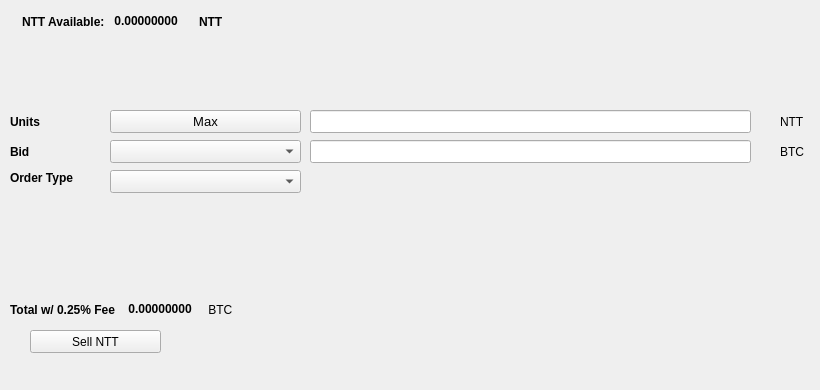
   <widget class="QWidget" name="SellTab">
    <attribute name="title">
     <string>Sell</string>
    </attribute>
    <widget class="QLabel" name="label_16">
     <property name="geometry">
      <rect>
       <x>780</x>
       <y>140</y>
       <width>31</width>
       <height>23</height>
      </rect>
     </property>
     <property name="text">
      <string>BTC</string>
     </property>
    </widget>
    <widget class="QComboBox" name="SellBidcomboBox">
     <property name="geometry">
      <rect>
       <x>110</x>
       <y>140</y>
       <width>191</width>
       <height>23</height>
      </rect>
     </property>
     <property name="font">
      <font>
       <pointsize>10</pointsize>
      </font>
     </property>
    </widget>
    <widget class="QLabel" name="label_18">
     <property name="geometry">
      <rect>
       <x>10</x>
       <y>110</y>
       <width>46</width>
       <height>23</height>
      </rect>
     </property>
     <property name="font">
      <font>
       <weight>75</weight>
       <bold>true</bold>
      </font>
     </property>
     <property name="text">
      <string>Units</string>
     </property>
    </widget>
    <widget class="QPushButton" name="Sell_Max_Amount">
     <property name="geometry">
      <rect>
       <x>110</x>
       <y>110</y>
       <width>191</width>
       <height>23</height>
      </rect>
     </property>
     <property name="font">
      <font>
       <pointsize>10</pointsize>
      </font>
     </property>
     <property name="text">
      <string>Max</string>
     </property>
    </widget>
    <widget class="QLabel" name="label_20">
     <property name="geometry">
      <rect>
       <x>10</x>
       <y>170</y>
       <width>91</width>
       <height>16</height>
      </rect>
     </property>
     <property name="font">
      <font>
       <weight>75</weight>
       <bold>true</bold>
      </font>
     </property>
     <property name="text">
      <string>Order Type</string>
     </property>
    </widget>
    <widget class="QComboBox" name="SellOrdertypeCombo">
     <property name="geometry">
      <rect>
       <x>110</x>
       <y>170</y>
       <width>191</width>
       <height>23</height>
      </rect>
     </property>
     <property name="font">
      <font>
       <pointsize>10</pointsize>
      </font>
     </property>
    </widget>
    <widget class="QLabel" name="label_21">
     <property name="geometry">
      <rect>
       <x>10</x>
       <y>140</y>
       <width>46</width>
       <height>23</height>
      </rect>
     </property>
     <property name="font">
      <font>
       <weight>75</weight>
       <bold>true</bold>
      </font>
     </property>
     <property name="text">
      <string>Bid</string>
     </property>
    </widget>
    <widget class="QLabel" name="label_22">
     <property name="geometry">
      <rect>
       <x>780</x>
       <y>110</y>
       <width>31</width>
       <height>23</height>
      </rect>
     </property>
     <property name="text">
      <string>NTT</string>
     </property>
    </widget>
    <widget class="QLineEdit" name="UnitsInputNTT">
     <property name="geometry">
      <rect>
       <x>310</x>
       <y>110</y>
       <width>441</width>
       <height>23</height>
      </rect>
     </property>
     <property name="font">
      <font>
       <pointsize>9</pointsize>
       <weight>75</weight>
       <bold>true</bold>
      </font>
     </property>
    </widget>
    <widget class="QLineEdit" name="SellBidPriceEdit">
     <property name="geometry">
      <rect>
       <x>310</x>
       <y>140</y>
       <width>441</width>
       <height>23</height>
      </rect>
     </property>
     <property name="font">
      <font>
       <pointsize>9</pointsize>
       <weight>75</weight>
       <bold>true</bold>
      </font>
     </property>
    </widget>
    <widget class="QPushButton" name="SellNTTBTN">
     <property name="geometry">
      <rect>
       <x>30</x>
       <y>330</y>
       <width>131</width>
       <height>23</height>
      </rect>
     </property>
     <property name="text">
      <string>Sell NTT</string>
     </property>
     <property name="icon">
      <iconset resource="../nanite">
       <normaloff>:/icons/bitcoin</normaloff>:/icons/bitcoin</iconset>
     </property>
    </widget>
    <widget class="QWidget" name="layoutWidget3">
     <property name="geometry">
      <rect>
       <x>22</x>
       <y>12</y>
       <width>258</width>
       <height>19</height>
      </rect>
     </property>
     <layout class="QHBoxLayout" name="horizontalLayout">
      <item>
       <widget class="QLabel" name="label232_2">
        <property name="font">
         <font>
          <weight>75</weight>
          <bold>true</bold>
         </font>
        </property>
        <property name="text">
         <string>NTT Available:</string>
        </property>
       </widget>
      </item>
      <item>
       <widget class="QLabel" name="NTTAvailableLabel">
        <property name="palette">
         <palette>
          <active>
           <colorrole role="WindowText">
            <brush brushstyle="SolidPattern">
             <color alpha="255">
              <red>0</red>
              <green>0</green>
              <blue>0</blue>
             </color>
            </brush>
           </colorrole>
           <colorrole role="Button">
            <brush brushstyle="SolidPattern">
             <color alpha="255">
              <red>0</red>
              <green>170</green>
              <blue>0</blue>
             </color>
            </brush>
           </colorrole>
           <colorrole role="Light">
            <brush brushstyle="SolidPattern">
             <color alpha="255">
              <red>0</red>
              <green>255</green>
              <blue>0</blue>
             </color>
            </brush>
           </colorrole>
           <colorrole role="Midlight">
            <brush brushstyle="SolidPattern">
             <color alpha="255">
              <red>0</red>
              <green>212</green>
              <blue>0</blue>
             </color>
            </brush>
           </colorrole>
           <colorrole role="Dark">
            <brush brushstyle="SolidPattern">
             <color alpha="255">
              <red>0</red>
              <green>85</green>
              <blue>0</blue>
             </color>
            </brush>
           </colorrole>
           <colorrole role="Mid">
            <brush brushstyle="SolidPattern">
             <color alpha="255">
              <red>0</red>
              <green>113</green>
              <blue>0</blue>
             </color>
            </brush>
           </colorrole>
           <colorrole role="Text">
            <brush brushstyle="SolidPattern">
             <color alpha="255">
              <red>0</red>
              <green>170</green>
              <blue>0</blue>
             </color>
            </brush>
           </colorrole>
           <colorrole role="BrightText">
            <brush brushstyle="SolidPattern">
             <color alpha="255">
              <red>255</red>
              <green>255</green>
              <blue>255</blue>
             </color>
            </brush>
           </colorrole>
           <colorrole role="ButtonText">
            <brush brushstyle="SolidPattern">
             <color alpha="255">
              <red>0</red>
              <green>0</green>
              <blue>0</blue>
             </color>
            </brush>
           </colorrole>
           <colorrole role="Base">
            <brush brushstyle="SolidPattern">
             <color alpha="255">
              <red>255</red>
              <green>255</green>
              <blue>255</blue>
             </color>
            </brush>
           </colorrole>
           <colorrole role="Window">
            <brush brushstyle="SolidPattern">
             <color alpha="255">
              <red>0</red>
              <green>170</green>
              <blue>0</blue>
             </color>
            </brush>
           </colorrole>
           <colorrole role="Shadow">
            <brush brushstyle="SolidPattern">
             <color alpha="255">
              <red>0</red>
              <green>0</green>
              <blue>0</blue>
             </color>
            </brush>
           </colorrole>
           <colorrole role="AlternateBase">
            <brush brushstyle="SolidPattern">
             <color alpha="255">
              <red>127</red>
              <green>212</green>
              <blue>127</blue>
             </color>
            </brush>
           </colorrole>
           <colorrole role="ToolTipBase">
            <brush brushstyle="SolidPattern">
             <color alpha="255">
              <red>255</red>
              <green>255</green>
              <blue>220</blue>
             </color>
            </brush>
           </colorrole>
           <colorrole role="ToolTipText">
            <brush brushstyle="SolidPattern">
             <color alpha="255">
              <red>0</red>
              <green>0</green>
              <blue>0</blue>
             </color>
            </brush>
           </colorrole>
          </active>
          <inactive>
           <colorrole role="WindowText">
            <brush brushstyle="SolidPattern">
             <color alpha="255">
              <red>0</red>
              <green>0</green>
              <blue>0</blue>
             </color>
            </brush>
           </colorrole>
           <colorrole role="Button">
            <brush brushstyle="SolidPattern">
             <color alpha="255">
              <red>0</red>
              <green>170</green>
              <blue>0</blue>
             </color>
            </brush>
           </colorrole>
           <colorrole role="Light">
            <brush brushstyle="SolidPattern">
             <color alpha="255">
              <red>0</red>
              <green>255</green>
              <blue>0</blue>
             </color>
            </brush>
           </colorrole>
           <colorrole role="Midlight">
            <brush brushstyle="SolidPattern">
             <color alpha="255">
              <red>0</red>
              <green>212</green>
              <blue>0</blue>
             </color>
            </brush>
           </colorrole>
           <colorrole role="Dark">
            <brush brushstyle="SolidPattern">
             <color alpha="255">
              <red>0</red>
              <green>85</green>
              <blue>0</blue>
             </color>
            </brush>
           </colorrole>
           <colorrole role="Mid">
            <brush brushstyle="SolidPattern">
             <color alpha="255">
              <red>0</red>
              <green>113</green>
              <blue>0</blue>
             </color>
            </brush>
           </colorrole>
           <colorrole role="Text">
            <brush brushstyle="SolidPattern">
             <color alpha="255">
              <red>0</red>
              <green>170</green>
              <blue>0</blue>
             </color>
            </brush>
           </colorrole>
           <colorrole role="BrightText">
            <brush brushstyle="SolidPattern">
             <color alpha="255">
              <red>255</red>
              <green>255</green>
              <blue>255</blue>
             </color>
            </brush>
           </colorrole>
           <colorrole role="ButtonText">
            <brush brushstyle="SolidPattern">
             <color alpha="255">
              <red>0</red>
              <green>0</green>
              <blue>0</blue>
             </color>
            </brush>
           </colorrole>
           <colorrole role="Base">
            <brush brushstyle="SolidPattern">
             <color alpha="255">
              <red>255</red>
              <green>255</green>
              <blue>255</blue>
             </color>
            </brush>
           </colorrole>
           <colorrole role="Window">
            <brush brushstyle="SolidPattern">
             <color alpha="255">
              <red>0</red>
              <green>170</green>
              <blue>0</blue>
             </color>
            </brush>
           </colorrole>
           <colorrole role="Shadow">
            <brush brushstyle="SolidPattern">
             <color alpha="255">
              <red>0</red>
              <green>0</green>
              <blue>0</blue>
             </color>
            </brush>
           </colorrole>
           <colorrole role="AlternateBase">
            <brush brushstyle="SolidPattern">
             <color alpha="255">
              <red>127</red>
              <green>212</green>
              <blue>127</blue>
             </color>
            </brush>
           </colorrole>
           <colorrole role="ToolTipBase">
            <brush brushstyle="SolidPattern">
             <color alpha="255">
              <red>255</red>
              <green>255</green>
              <blue>220</blue>
             </color>
            </brush>
           </colorrole>
           <colorrole role="ToolTipText">
            <brush brushstyle="SolidPattern">
             <color alpha="255">
              <red>0</red>
              <green>0</green>
              <blue>0</blue>
             </color>
            </brush>
           </colorrole>
          </inactive>
          <disabled>
           <colorrole role="WindowText">
            <brush brushstyle="SolidPattern">
             <color alpha="255">
              <red>0</red>
              <green>85</green>
              <blue>0</blue>
             </color>
            </brush>
           </colorrole>
           <colorrole role="Button">
            <brush brushstyle="SolidPattern">
             <color alpha="255">
              <red>0</red>
              <green>170</green>
              <blue>0</blue>
             </color>
            </brush>
           </colorrole>
           <colorrole role="Light">
            <brush brushstyle="SolidPattern">
             <color alpha="255">
              <red>0</red>
              <green>255</green>
              <blue>0</blue>
             </color>
            </brush>
           </colorrole>
           <colorrole role="Midlight">
            <brush brushstyle="SolidPattern">
             <color alpha="255">
              <red>0</red>
              <green>212</green>
              <blue>0</blue>
             </color>
            </brush>
           </colorrole>
           <colorrole role="Dark">
            <brush brushstyle="SolidPattern">
             <color alpha="255">
              <red>0</red>
              <green>85</green>
              <blue>0</blue>
             </color>
            </brush>
           </colorrole>
           <colorrole role="Mid">
            <brush brushstyle="SolidPattern">
             <color alpha="255">
              <red>0</red>
              <green>113</green>
              <blue>0</blue>
             </color>
            </brush>
           </colorrole>
           <colorrole role="Text">
            <brush brushstyle="SolidPattern">
             <color alpha="255">
              <red>0</red>
              <green>85</green>
              <blue>0</blue>
             </color>
            </brush>
           </colorrole>
           <colorrole role="BrightText">
            <brush brushstyle="SolidPattern">
             <color alpha="255">
              <red>255</red>
              <green>255</green>
              <blue>255</blue>
             </color>
            </brush>
           </colorrole>
           <colorrole role="ButtonText">
            <brush brushstyle="SolidPattern">
             <color alpha="255">
              <red>0</red>
              <green>85</green>
              <blue>0</blue>
             </color>
            </brush>
           </colorrole>
           <colorrole role="Base">
            <brush brushstyle="SolidPattern">
             <color alpha="255">
              <red>0</red>
              <green>170</green>
              <blue>0</blue>
             </color>
            </brush>
           </colorrole>
           <colorrole role="Window">
            <brush brushstyle="SolidPattern">
             <color alpha="255">
              <red>0</red>
              <green>170</green>
              <blue>0</blue>
             </color>
            </brush>
           </colorrole>
           <colorrole role="Shadow">
            <brush brushstyle="SolidPattern">
             <color alpha="255">
              <red>0</red>
              <green>0</green>
              <blue>0</blue>
             </color>
            </brush>
           </colorrole>
           <colorrole role="AlternateBase">
            <brush brushstyle="SolidPattern">
             <color alpha="255">
              <red>0</red>
              <green>170</green>
              <blue>0</blue>
             </color>
            </brush>
           </colorrole>
           <colorrole role="ToolTipBase">
            <brush brushstyle="SolidPattern">
             <color alpha="255">
              <red>255</red>
              <green>255</green>
              <blue>220</blue>
             </color>
            </brush>
           </colorrole>
           <colorrole role="ToolTipText">
            <brush brushstyle="SolidPattern">
             <color alpha="255">
              <red>0</red>
              <green>0</green>
              <blue>0</blue>
             </color>
            </brush>
           </colorrole>
          </disabled>
         </palette>
        </property>
        <property name="font">
         <font>
          <weight>75</weight>
          <bold>true</bold>
         </font>
        </property>
        <property name="text">
         <string> 0.00000000 </string>
        </property>
        <property name="textInteractionFlags">
         <set>Qt::LinksAccessibleByMouse|Qt::TextSelectableByKeyboard|Qt::TextSelectableByMouse</set>
        </property>
       </widget>
      </item>
      <item>
       <widget class="QLabel" name="labelNTT">
        <property name="font">
         <font>
          <weight>75</weight>
          <bold>true</bold>
         </font>
        </property>
        <property name="text">
         <string>NTT</string>
        </property>
       </widget>
      </item>
     </layout>
    </widget>
    <widget class="QWidget" name="layoutWidget">
     <property name="geometry">
      <rect>
       <x>10</x>
       <y>300</y>
       <width>268</width>
       <height>19</height>
      </rect>
     </property>
     <layout class="QHBoxLayout" name="horizontalLayout_2">
      <item>
       <widget class="QLabel" name="label_19">
        <property name="font">
         <font>
          <weight>75</weight>
          <bold>true</bold>
         </font>
        </property>
        <property name="text">
         <string>Total w/ 0.25% Fee </string>
        </property>
       </widget>
      </item>
      <item>
       <widget class="QLabel" name="SellCostLabel">
        <property name="palette">
         <palette>
          <active>
           <colorrole role="WindowText">
            <brush brushstyle="SolidPattern">
             <color alpha="255">
              <red>0</red>
              <green>0</green>
              <blue>0</blue>
             </color>
            </brush>
           </colorrole>
           <colorrole role="Button">
            <brush brushstyle="SolidPattern">
             <color alpha="255">
              <red>0</red>
              <green>170</green>
              <blue>0</blue>
             </color>
            </brush>
           </colorrole>
           <colorrole role="Light">
            <brush brushstyle="SolidPattern">
             <color alpha="255">
              <red>0</red>
              <green>255</green>
              <blue>0</blue>
             </color>
            </brush>
           </colorrole>
           <colorrole role="Midlight">
            <brush brushstyle="SolidPattern">
             <color alpha="255">
              <red>0</red>
              <green>212</green>
              <blue>0</blue>
             </color>
            </brush>
           </colorrole>
           <colorrole role="Dark">
            <brush brushstyle="SolidPattern">
             <color alpha="255">
              <red>0</red>
              <green>85</green>
              <blue>0</blue>
             </color>
            </brush>
           </colorrole>
           <colorrole role="Mid">
            <brush brushstyle="SolidPattern">
             <color alpha="255">
              <red>0</red>
              <green>113</green>
              <blue>0</blue>
             </color>
            </brush>
           </colorrole>
           <colorrole role="Text">
            <brush brushstyle="SolidPattern">
             <color alpha="255">
              <red>0</red>
              <green>170</green>
              <blue>0</blue>
             </color>
            </brush>
           </colorrole>
           <colorrole role="BrightText">
            <brush brushstyle="SolidPattern">
             <color alpha="255">
              <red>255</red>
              <green>255</green>
              <blue>255</blue>
             </color>
            </brush>
           </colorrole>
           <colorrole role="ButtonText">
            <brush brushstyle="SolidPattern">
             <color alpha="255">
              <red>0</red>
              <green>0</green>
              <blue>0</blue>
             </color>
            </brush>
           </colorrole>
           <colorrole role="Base">
            <brush brushstyle="SolidPattern">
             <color alpha="255">
              <red>255</red>
              <green>255</green>
              <blue>255</blue>
             </color>
            </brush>
           </colorrole>
           <colorrole role="Window">
            <brush brushstyle="SolidPattern">
             <color alpha="255">
              <red>0</red>
              <green>170</green>
              <blue>0</blue>
             </color>
            </brush>
           </colorrole>
           <colorrole role="Shadow">
            <brush brushstyle="SolidPattern">
             <color alpha="255">
              <red>0</red>
              <green>0</green>
              <blue>0</blue>
             </color>
            </brush>
           </colorrole>
           <colorrole role="AlternateBase">
            <brush brushstyle="SolidPattern">
             <color alpha="255">
              <red>127</red>
              <green>212</green>
              <blue>127</blue>
             </color>
            </brush>
           </colorrole>
           <colorrole role="ToolTipBase">
            <brush brushstyle="SolidPattern">
             <color alpha="255">
              <red>255</red>
              <green>255</green>
              <blue>220</blue>
             </color>
            </brush>
           </colorrole>
           <colorrole role="ToolTipText">
            <brush brushstyle="SolidPattern">
             <color alpha="255">
              <red>0</red>
              <green>0</green>
              <blue>0</blue>
             </color>
            </brush>
           </colorrole>
          </active>
          <inactive>
           <colorrole role="WindowText">
            <brush brushstyle="SolidPattern">
             <color alpha="255">
              <red>0</red>
              <green>0</green>
              <blue>0</blue>
             </color>
            </brush>
           </colorrole>
           <colorrole role="Button">
            <brush brushstyle="SolidPattern">
             <color alpha="255">
              <red>0</red>
              <green>170</green>
              <blue>0</blue>
             </color>
            </brush>
           </colorrole>
           <colorrole role="Light">
            <brush brushstyle="SolidPattern">
             <color alpha="255">
              <red>0</red>
              <green>255</green>
              <blue>0</blue>
             </color>
            </brush>
           </colorrole>
           <colorrole role="Midlight">
            <brush brushstyle="SolidPattern">
             <color alpha="255">
              <red>0</red>
              <green>212</green>
              <blue>0</blue>
             </color>
            </brush>
           </colorrole>
           <colorrole role="Dark">
            <brush brushstyle="SolidPattern">
             <color alpha="255">
              <red>0</red>
              <green>85</green>
              <blue>0</blue>
             </color>
            </brush>
           </colorrole>
           <colorrole role="Mid">
            <brush brushstyle="SolidPattern">
             <color alpha="255">
              <red>0</red>
              <green>113</green>
              <blue>0</blue>
             </color>
            </brush>
           </colorrole>
           <colorrole role="Text">
            <brush brushstyle="SolidPattern">
             <color alpha="255">
              <red>0</red>
              <green>170</green>
              <blue>0</blue>
             </color>
            </brush>
           </colorrole>
           <colorrole role="BrightText">
            <brush brushstyle="SolidPattern">
             <color alpha="255">
              <red>255</red>
              <green>255</green>
              <blue>255</blue>
             </color>
            </brush>
           </colorrole>
           <colorrole role="ButtonText">
            <brush brushstyle="SolidPattern">
             <color alpha="255">
              <red>0</red>
              <green>0</green>
              <blue>0</blue>
             </color>
            </brush>
           </colorrole>
           <colorrole role="Base">
            <brush brushstyle="SolidPattern">
             <color alpha="255">
              <red>255</red>
              <green>255</green>
              <blue>255</blue>
             </color>
            </brush>
           </colorrole>
           <colorrole role="Window">
            <brush brushstyle="SolidPattern">
             <color alpha="255">
              <red>0</red>
              <green>170</green>
              <blue>0</blue>
             </color>
            </brush>
           </colorrole>
           <colorrole role="Shadow">
            <brush brushstyle="SolidPattern">
             <color alpha="255">
              <red>0</red>
              <green>0</green>
              <blue>0</blue>
             </color>
            </brush>
           </colorrole>
           <colorrole role="AlternateBase">
            <brush brushstyle="SolidPattern">
             <color alpha="255">
              <red>127</red>
              <green>212</green>
              <blue>127</blue>
             </color>
            </brush>
           </colorrole>
           <colorrole role="ToolTipBase">
            <brush brushstyle="SolidPattern">
             <color alpha="255">
              <red>255</red>
              <green>255</green>
              <blue>220</blue>
             </color>
            </brush>
           </colorrole>
           <colorrole role="ToolTipText">
            <brush brushstyle="SolidPattern">
             <color alpha="255">
              <red>0</red>
              <green>0</green>
              <blue>0</blue>
             </color>
            </brush>
           </colorrole>
          </inactive>
          <disabled>
           <colorrole role="WindowText">
            <brush brushstyle="SolidPattern">
             <color alpha="255">
              <red>0</red>
              <green>85</green>
              <blue>0</blue>
             </color>
            </brush>
           </colorrole>
           <colorrole role="Button">
            <brush brushstyle="SolidPattern">
             <color alpha="255">
              <red>0</red>
              <green>170</green>
              <blue>0</blue>
             </color>
            </brush>
           </colorrole>
           <colorrole role="Light">
            <brush brushstyle="SolidPattern">
             <color alpha="255">
              <red>0</red>
              <green>255</green>
              <blue>0</blue>
             </color>
            </brush>
           </colorrole>
           <colorrole role="Midlight">
            <brush brushstyle="SolidPattern">
             <color alpha="255">
              <red>0</red>
              <green>212</green>
              <blue>0</blue>
             </color>
            </brush>
           </colorrole>
           <colorrole role="Dark">
            <brush brushstyle="SolidPattern">
             <color alpha="255">
              <red>0</red>
              <green>85</green>
              <blue>0</blue>
             </color>
            </brush>
           </colorrole>
           <colorrole role="Mid">
            <brush brushstyle="SolidPattern">
             <color alpha="255">
              <red>0</red>
              <green>113</green>
              <blue>0</blue>
             </color>
            </brush>
           </colorrole>
           <colorrole role="Text">
            <brush brushstyle="SolidPattern">
             <color alpha="255">
              <red>0</red>
              <green>85</green>
              <blue>0</blue>
             </color>
            </brush>
           </colorrole>
           <colorrole role="BrightText">
            <brush brushstyle="SolidPattern">
             <color alpha="255">
              <red>255</red>
              <green>255</green>
              <blue>255</blue>
             </color>
            </brush>
           </colorrole>
           <colorrole role="ButtonText">
            <brush brushstyle="SolidPattern">
             <color alpha="255">
              <red>0</red>
              <green>85</green>
              <blue>0</blue>
             </color>
            </brush>
           </colorrole>
           <colorrole role="Base">
            <brush brushstyle="SolidPattern">
             <color alpha="255">
              <red>0</red>
              <green>170</green>
              <blue>0</blue>
             </color>
            </brush>
           </colorrole>
           <colorrole role="Window">
            <brush brushstyle="SolidPattern">
             <color alpha="255">
              <red>0</red>
              <green>170</green>
              <blue>0</blue>
             </color>
            </brush>
           </colorrole>
           <colorrole role="Shadow">
            <brush brushstyle="SolidPattern">
             <color alpha="255">
              <red>0</red>
              <green>0</green>
              <blue>0</blue>
             </color>
            </brush>
           </colorrole>
           <colorrole role="AlternateBase">
            <brush brushstyle="SolidPattern">
             <color alpha="255">
              <red>0</red>
              <green>170</green>
              <blue>0</blue>
             </color>
            </brush>
           </colorrole>
           <colorrole role="ToolTipBase">
            <brush brushstyle="SolidPattern">
             <color alpha="255">
              <red>255</red>
              <green>255</green>
              <blue>220</blue>
             </color>
            </brush>
           </colorrole>
           <colorrole role="ToolTipText">
            <brush brushstyle="SolidPattern">
             <color alpha="255">
              <red>0</red>
              <green>0</green>
              <blue>0</blue>
             </color>
            </brush>
           </colorrole>
          </disabled>
         </palette>
        </property>
        <property name="font">
         <font>
          <weight>75</weight>
          <bold>true</bold>
         </font>
        </property>
        <property name="autoFillBackground">
         <bool>false</bool>
        </property>
        <property name="text">
         <string> 0.00000000</string>
        </property>
        <property name="textInteractionFlags">
         <set>Qt::LinksAccessibleByMouse|Qt::TextSelectableByMouse</set>
        </property>
       </widget>
      </item>
      <item>
       <widget class="QLabel" name="label_17">
        <property name="font">
         <font>
          <weight>50</weight>
          <bold>false</bold>
         </font>
        </property>
        <property name="text">
         <string> BTC</string>
        </property>
       </widget>
      </item>
     </layout>
    </widget>
    <widget class="QLabel" name="label_23">
     <property name="geometry">
      <rect>
       <x>460</x>
       <y>300</y>
       <width>281</width>
       <height>81</height>
      </rect>
     </property>
     <property name="text">
      <string/>
     </property>
     <property name="pixmap">
      <pixmap>:/images/bittrex</pixmap>
     </property>
    </widget>
   </widget>
